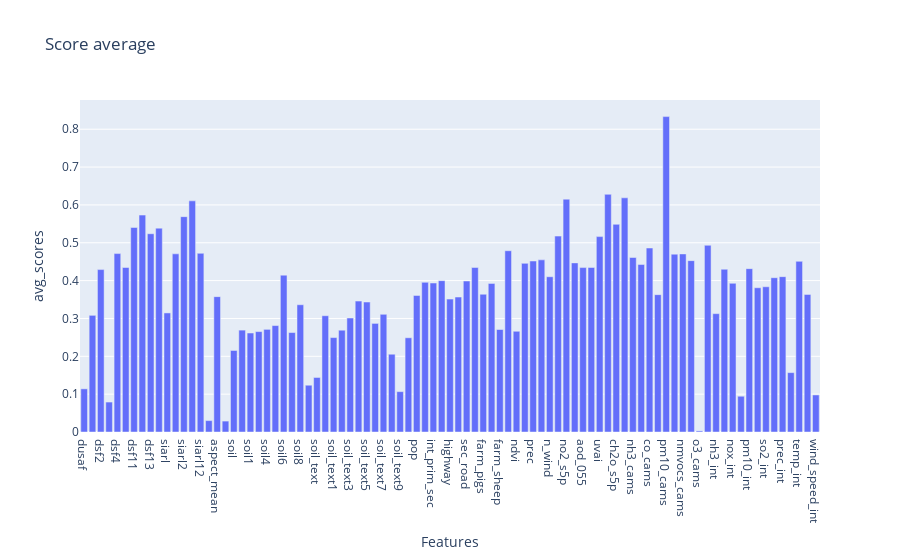
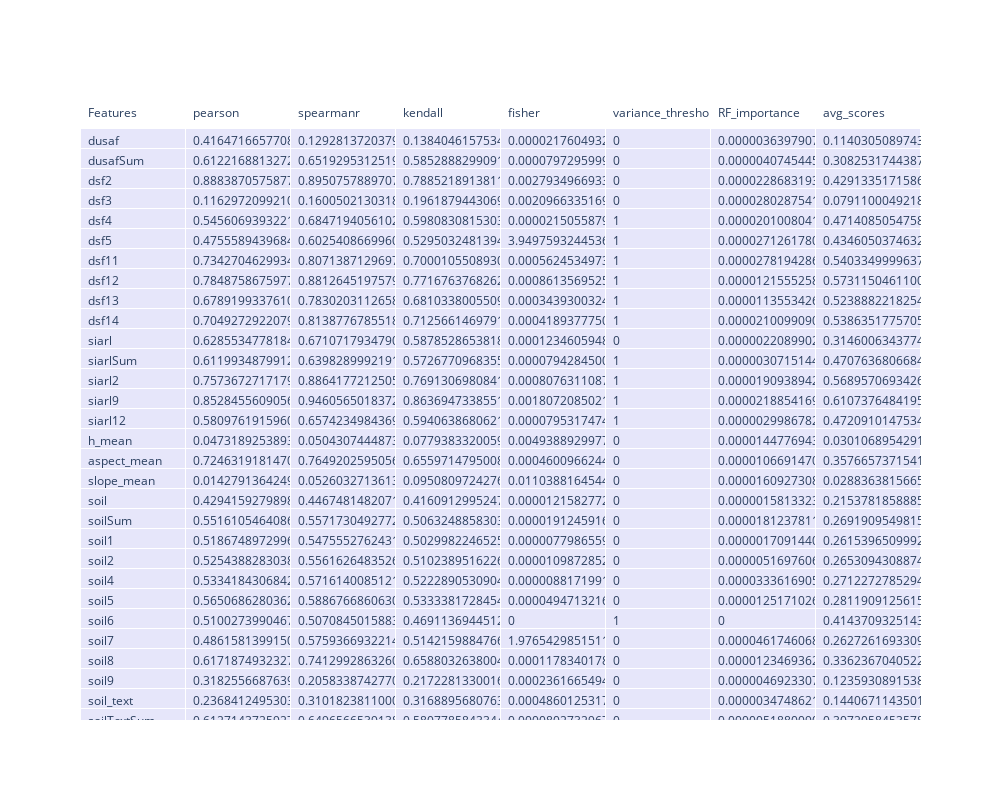

These figures' notebook cell, in order:
### Markdown cell above
from matplotlib import widgets

## Results
Results before are collected in a Pandas Dataframe called **score_results**. In each column are shown the score results for each method; instead, each row collect the results for each feature variable.
* **Features**: Set of feature names (Strings);
* **pearson**:  Pearson correlation index scores;
* **spearmanr**: Spearmanr correlation coefficient scores;
* **kendall**: Kendall tau scores; 
* **fisher**: F-Test scores;
* **variance_threshold**: Variance Threshold  scores;
* **RF_importance**: Random Forest importance scores;

* **avg_scores**: scores obtained from the mean of the previous scores for each variables; this values are displayed through a bar plot.

### Code cell
mean_results =  score_results.mean(axis=1)
score_results['avg_scores'] = mean_results

### Figure 1 — Plotly figure (JSON) as saved in the notebook; plotly's stock layout.template omitted (floating-point values rounded to 4 significant figures)
{"data": [{"alignmentgroup": "True", "hovertemplate": "Features=%{x}<br>avg_scores=%{y}<extra></extra>", "legendgroup": "", "marker": {"color": "#636efa", "pattern": {"shape": ""}}, "name": "", "offsetgroup": "", "orientation": "v", "showlegend": false, "textposition": "auto", "type": "bar", "x": ["dusaf", "dusafSum", "dsf2", "dsf3", "dsf4", "dsf5", "dsf11", "dsf12", "dsf13", "dsf14", "siarl", "siarlSum", "siarl2", "siarl9", "siarl12", "h_mean", "aspect_mean", "slope_mean", "soil", "soilSum", "soil1", "soil2", "soil4", "soil5", "soil6", "soil7", "soil8", "soil9", "soil_text", "soilTextSum", "soil_text1", "soil_text2", "soil_text3", "soil_text4", "soil_text5", "soil_text6", "soil_text7", "soil_text8", "soil_text9", "soil_text10", "pop", "int_prim", "int_prim_sec", "int_sec", "highway", "prim_road", "sec_road", "farms", "farm_pigs", "farm_poultry", "farm_sheep", "soil_moist", "ndvi", "temp_2m", "prec", "press", "n_wind", "e_wind", "no2_s5p", "so2_s5p", "aod_055", "aod_047", "uvai", "co_s5p", "ch2o_s5p", "o3_s5p", "nh3_cams", "no_cams", "co_cams", "dust_cams", "pm10_cams", "no2_cams", "nmvocs_cams", "so2_cams", "o3_cams", "co_int", "nh3_int", "no2_int", "nox_int", "o3_int", "pm10_int", "pm25_int", "so2_int", "air_hum_int", "prec_int", "rad_glob_int", "temp_int", "wind_dir_int", "wind_speed_int"], "xaxis": "x", "y": [0.114, 0.3083, 0.4291, 0.07911, 0.4714, 0.4346, 0.5403, 0.5731, 0.5239, 0.5386, 0.3146, 0.4708, 0.569, 0.6107, 0.4721, 0.03011, 0.3577, 0.02884, 0.2154, 0.2692, 0.2615, 0.2653, 0.2712, 0.2812, 0.4144, 0.2627, 0.3362, 0.1236, 0.1441, 0.3072, 0.2495, 0.269, 0.3012, 0.3459, 0.3434, 0.2869, 0.311, 0.2055, 0.1066, 0.2489, 0.3608, 0.3954, 0.3937, 0.3999, 0.3512, 0.3566, 0.399, 0.4346, 0.364, 0.3926, 0.2708, 0.479, 0.2661, 0.4455, 0.4518, 0.4548, 0.4102, 0.5176, 0.6152, 0.4468, 0.4344, 0.4347, 0.5163, 0.628, 0.5487, 0.6187, 0.461, 0.4425, 0.4861, 0.3629, 0.8333, 0.4699, 0.4705, 0.4528, 0.002892, 0.4933, 0.3127, 0.43, 0.3928, 0.09454, 0.4316, 0.3811, 0.3837, 0.4077, 0.4104, 0.1569, 0.4509, 0.3635, 0.09795], "yaxis": "y"}], "layout": {"barmode": "relative", "legend": {"tracegroupgap": 0}, "title": {"text": "Score average"}, "xaxis": {"anchor": "y", "domain": [0, 1], "title": {"text": "Features"}}, "yaxis": {"anchor": "x", "domain": [0, 1], "title": {"text": "avg_scores"}}}}

### Figure 2 — Plotly figure (JSON) as saved in the notebook; plotly's stock layout.template omitted (floating-point values rounded to 4 significant figures; data arrays with more than 128 entries replaced by an {"elided": "..."} marker saying what was removed)
{"data": [{"cells": {"align": "left", "fill": {"color": "lavender"}, "values": {"elided": "8x89 mixed values"}}, "header": {"align": "left", "fill": {"color": "white"}, "values": ["Features", "pearson", "spearmanr", "kendall", "fisher", "variance_threshold", "RF_importance", "avg_scores"]}, "type": "table"}], "layout": {"autosize": false, "height": 800, "width": 1000}}
